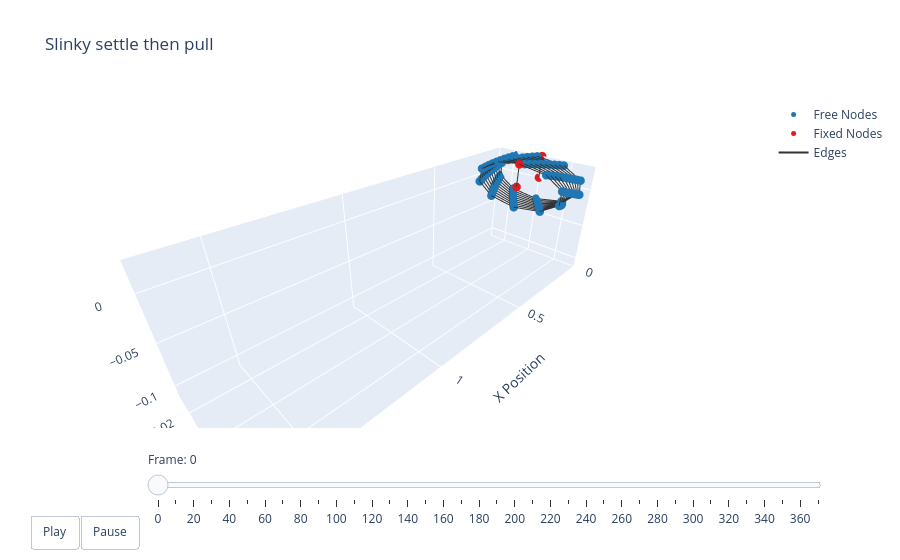

The code cell stored with this chart in its notebook:
### Code cell
options = dismech.AnimationOptions(title='Slinky settle then pull', plot_step=10)
fig = dismech.get_interactive_animation_plotly(robots[-1], t_arr, qs, options)
fig.show()

### Figure 1 — Plotly figure (JSON) as saved in the notebook; plotly's stock layout.template omitted (floating-point values rounded to 4 significant figures; data arrays with more than 128 entries replaced by an {"elided": "..."} marker saying what was removed)
{"data": [{"marker": {"color": "#1f78b4", "size": 5}, "mode": "markers", "name": "Free Nodes", "type": "scatter3d", "x": [0.00202, 0.00404, 0.006061, 0.008081, 0.0101, 0.01212, 0.01414, 0.01616, 0.01818, 0.0202, 0.02222, 0.02424, 0.02626, 0.02828, 0.0303, 0.03232, 0.03434, 0.03636, 0.03838, 0.0404, 0.04242, 0.04444, 0.04646, 0.04849, 0.05051, 0.05253, 0.05455, 0.05657, 0.05859, 0.06061, 0.06263, 0.06465, 0.06667, 0.06869, 0.07071, 0.07273, 0.07475, 0.07677, 0.07879, 0.08081, 0.08283, 0.08485, 0.08687, 0.08889, 0.09091, 0.09293, 0.09495, 0.09697, 0.09899, 0.101, 0.103, 0.1051, 0.1071, 0.1091, 0.1111, 0.1131, 0.1152, 0.1172, 0.1192, 0.1212, 0.1232, 0.1253, 0.1273, 0.1293, 0.1313, 0.1333, 0.1354, 0.1374, 0.1394, 0.1414, 0.1434, 0.1455, 0.1475, 0.1495, 0.1515, 0.1535, 0.1556, 0.1576, 0.1596, 0.1616, 0.1636, 0.1657, 0.1677, 0.1697, 0.1717, 0.1737, 0.1758, 0.1778, 0.1798, 0.1818, 0.1838, 0.1859, 0.1879, 0.1899, 0.1919, 0.1939, 0.196, 0.198], "y": [-0.01779, -0.02865, -0.02835, -0.01701, 0.000952, 0.01854, 0.02891, 0.02802, 0.01622, -0.001903, -0.01928, -0.02915, -0.02767, -0.01541, 0.002852, 0.02, 0.02936, 0.02729, 0.01459, -0.003798, -0.0207, -0.02954, -0.02688, -0.01375, 0.00474, 0.02138, 0.02969, 0.02644, 0.01289, -0.005678, -0.02204, -0.02982, -0.02598, -0.01203, 0.006609, 0.02267, 0.02991, 0.02549, 0.01115, -0.007534, -0.02328, -0.02997, -0.02498, -0.01026, 0.008452, 0.02387, 0.03, 0.02444, 0.009361, -0.009361, -0.02444, -0.03, -0.02387, -0.008452, 0.01026, 0.02498, 0.02997, 0.02328, 0.007534, -0.01115, -0.02549, -0.02991, -0.02267, -0.006609, 0.01203, 0.02598, 0.02982, 0.02204, 0.005678, -0.01289, -0.02644, -0.02969, -0.02138, -0.00474, 0.01375, 0.02688, 0.02954, 0.0207, 0.003798, -0.01459, -0.02729, -0.02936, -0.02, -0.002852, 0.01541, 0.02767, 0.02915, 0.01928, 0.001903, -0.01622, -0.02802, -0.02891, -0.01854, -0.000952, 0.01701, 0.02835, 0.02865, 0.01779], "z": [0.02416, 0.008908, -0.009812, -0.02471, -0.02999, -0.02358, -0.007994, 0.01071, 0.02524, 0.02994, 0.02298, 0.007073, -0.01159, -0.02574, -0.02986, -0.02236, -0.006144, 0.01246, 0.02621, 0.02976, 0.02171, 0.005209, -0.01332, -0.02667, -0.02962, -0.02104, -0.004269, 0.01417, 0.02709, 0.02946, 0.02036, 0.003325, -0.015, -0.02748, -0.02926, -0.01965, -0.002377, 0.01582, 0.02785, 0.02904, 0.01892, 0.001427, -0.01662, -0.02819, -0.02879, -0.01817, -0.000476, 0.0174, 0.0285, 0.0285, 0.0174, -0.000476, -0.01817, -0.02879, -0.02819, -0.01662, 0.001427, 0.01892, 0.02904, 0.02785, 0.01582, -0.002377, -0.01965, -0.02926, -0.02748, -0.015, 0.003325, 0.02036, 0.02946, 0.02709, 0.01417, -0.004269, -0.02104, -0.02962, -0.02667, -0.01332, 0.005209, 0.02171, 0.02976, 0.02621, 0.01246, -0.006144, -0.02236, -0.02986, -0.02574, -0.01159, 0.007073, 0.02298, 0.02994, 0.02524, 0.01071, -0.007994, -0.02358, -0.02999, -0.02471, -0.009812, 0.008908, 0.02416]}, {"marker": {"color": "#e31a1c", "size": 5}, "mode": "markers", "name": "Fixed Nodes", "type": "scatter3d", "x": [0.0, 0.0, 0.2, 0.2], "y": [0.0, 0.0, 0.0, 0.0], "z": [0.0, 0.03, 0.03, 0.0]}, {"line": {"color": "#333333", "width": 2}, "mode": "lines", "name": "Edges", "type": "scatter3d", "x": {"elided": "303 float values"}, "y": {"elided": "303 float values"}, "z": {"elided": "303 float values"}}, {"color": "rgba(166, 206, 227, 0.7)", "i": [], "j": [], "k": [], "name": "Faces", "opacity": 0.7, "showscale": false, "type": "mesh3d", "x": [0.0, 0.0, 0.00202, 0.00404, 0.006061, 0.008081, 0.0101, 0.01212, 0.01414, 0.01616, 0.01818, 0.0202, 0.02222, 0.02424, 0.02626, 0.02828, 0.0303, 0.03232, 0.03434, 0.03636, 0.03838, 0.0404, 0.04242, 0.04444, 0.04646, 0.04849, 0.05051, 0.05253, 0.05455, 0.05657, 0.05859, 0.06061, 0.06263, 0.06465, 0.06667, 0.06869, 0.07071, 0.07273, 0.07475, 0.07677, 0.07879, 0.08081, 0.08283, 0.08485, 0.08687, 0.08889, 0.09091, 0.09293, 0.09495, 0.09697, 0.09899, 0.101, 0.103, 0.1051, 0.1071, 0.1091, 0.1111, 0.1131, 0.1152, 0.1172, 0.1192, 0.1212, 0.1232, 0.1253, 0.1273, 0.1293, 0.1313, 0.1333, 0.1354, 0.1374, 0.1394, 0.1414, 0.1434, 0.1455, 0.1475, 0.1495, 0.1515, 0.1535, 0.1556, 0.1576, 0.1596, 0.1616, 0.1636, 0.1657, 0.1677, 0.1697, 0.1717, 0.1737, 0.1758, 0.1778, 0.1798, 0.1818, 0.1838, 0.1859, 0.1879, 0.1899, 0.1919, 0.1939, 0.196, 0.198, 0.2, 0.2], "y": [0.0, 0.0, -0.01779, -0.02865, -0.02835, -0.01701, 0.000952, 0.01854, 0.02891, 0.02802, 0.01622, -0.001903, -0.01928, -0.02915, -0.02767, -0.01541, 0.002852, 0.02, 0.02936, 0.02729, 0.01459, -0.003798, -0.0207, -0.02954, -0.02688, -0.01375, 0.00474, 0.02138, 0.02969, 0.02644, 0.01289, -0.005678, -0.02204, -0.02982, -0.02598, -0.01203, 0.006609, 0.02267, 0.02991, 0.02549, 0.01115, -0.007534, -0.02328, -0.02997, -0.02498, -0.01026, 0.008452, 0.02387, 0.03, 0.02444, 0.009361, -0.009361, -0.02444, -0.03, -0.02387, -0.008452, 0.01026, 0.02498, 0.02997, 0.02328, 0.007534, -0.01115, -0.02549, -0.02991, -0.02267, -0.006609, 0.01203, 0.02598, 0.02982, 0.02204, 0.005678, -0.01289, -0.02644, -0.02969, -0.02138, -0.00474, 0.01375, 0.02688, 0.02954, 0.0207, 0.003798, -0.01459, -0.02729, -0.02936, -0.02, -0.002852, 0.01541, 0.02767, 0.02915, 0.01928, 0.001903, -0.01622, -0.02802, -0.02891, -0.01854, -0.000952, 0.01701, 0.02835, 0.02865, 0.01779, 0.0, 0.0], "z": [0.0, 0.03, 0.02416, 0.008908, -0.009812, -0.02471, -0.02999, -0.02358, -0.007994, 0.01071, 0.02524, 0.02994, 0.02298, 0.007073, -0.01159, -0.02574, -0.02986, -0.02236, -0.006144, 0.01246, 0.02621, 0.02976, 0.02171, 0.005209, -0.01332, -0.02667, -0.02962, -0.02104, -0.004269, 0.01417, 0.02709, 0.02946, 0.02036, 0.003325, -0.015, -0.02748, -0.02926, -0.01965, -0.002377, 0.01582, 0.02785, 0.02904, 0.01892, 0.001427, -0.01662, -0.02819, -0.02879, -0.01817, -0.000476, 0.0174, 0.0285, 0.0285, 0.0174, -0.000476, -0.01817, -0.02879, -0.02819, -0.01662, 0.001427, 0.01892, 0.02904, 0.02785, 0.01582, -0.002377, -0.01965, -0.02926, -0.02748, -0.015, 0.003325, 0.02036, 0.02946, 0.02709, 0.01417, -0.004269, -0.02104, -0.02962, -0.02667, -0.01332, 0.005209, 0.02171, 0.02976, 0.02621, 0.01246, -0.006144, -0.02236, -0.02986, -0.02574, -0.01159, 0.007073, 0.02298, 0.02994, 0.02524, 0.01071, -0.007994, -0.02358, -0.02999, -0.02471, -0.009812, 0.008908, 0.02416, 0.03, 0.0]}], "layout": {"scene": {"camera": {"eye": {"x": 1.225, "y": 1.225, "z": 1.0}}, "xaxis": {"range": [-0.002479, 1.7], "title": {"text": "X Position"}}, "yaxis": {"range": [-0.03167, 0.03416], "title": {"text": "Y Position"}}, "zaxis": {"range": [-0.1137, 0.03], "title": {"text": "Z Position"}}}, "sliders": [{"currentvalue": {"prefix": "Frame: "}, "steps": [{"args": [["0"], {"frame": {"duration": 50, "redraw": true}, "mode": "immediate"}], "label": "0", "method": "animate"}, {"args": [["1"], {"frame": {"duration": 50, "redraw": true}, "mode": "immediate"}], "label": "10", "method": "animate"}, {"args": [["2"], {"frame": {"duration": 50, "redraw": true}, "mode": "immediate"}], "label": "20", "method": "animate"}, {"args": [["3"], {"frame": {"duration": 50, "redraw": true}, "mode": "immediate"}], "label": "30", "method": "animate"}, {"args": [["4"], {"frame": {"duration": 50, "redraw": true}, "mode": "immediate"}], "label": "40", "method": "animate"}, {"args": [["5"], {"frame": {"duration": 50, "redraw": true}, "mode": "immediate"}], "label": "50", "method": "animate"}, {"args": [["6"], {"frame": {"duration": 50, "redraw": true}, "mode": "immediate"}], "label": "60", "method": "animate"}, {"args": [["7"], {"frame": {"duration": 50, "redraw": true}, "mode": "immediate"}], "label": "70", "method": "animate"}, {"args": [["8"], {"frame": {"duration": 50, "redraw": true}, "mode": "immediate"}], "label": "80", "method": "animate"}, {"args": [["9"], {"frame": {"duration": 50, "redraw": true}, "mode": "immediate"}], "label": "90", "method": "animate"}, {"args": [["10"], {"frame": {"duration": 50, "redraw": true}, "mode": "immediate"}], "label": "100", "method": "animate"}, {"args": [["11"], {"frame": {"duration": 50, "redraw": true}, "mode": "immediate"}], "label": "110", "method": "animate"}, {"args": [["12"], {"frame": {"duration": 50, "redraw": true}, "mode": "immediate"}], "label": "120", "method": "animate"}, {"args": [["13"], {"frame": {"duration": 50, "redraw": true}, "mode": "immediate"}], "label": "130", "method": "animate"}, {"args": [["14"], {"frame": {"duration": 50, "redraw": true}, "mode": "immediate"}], "label": "140", "method": "animate"}, {"args": [["15"], {"frame": {"duration": 50, "redraw": true}, "mode": "immediate"}], "label": "150", "method": "animate"}, {"args": [["16"], {"frame": {"duration": 50, "redraw": true}, "mode": "immediate"}], "label": "160", "method": "animate"}, {"args": [["17"], {"frame": {"duration": 50, "redraw": true}, "mode": "immediate"}], "label": "170", "method": "animate"}, {"args": [["18"], {"frame": {"duration": 50, "redraw": true}, "mode": "immediate"}], "label": "180", "method": "animate"}, {"args": [["19"], {"frame": {"duration": 50, "redraw": true}, "mode": "immediate"}], "label": "190", "method": "animate"}, {"args": [["20"], {"frame": {"duration": 50, "redraw": true}, "mode": "immediate"}], "label": "200", "method": "animate"}, {"args": [["21"], {"frame": {"duration": 50, "redraw": true}, "mode": "immediate"}], "label": "210", "method": "animate"}, {"args": [["22"], {"frame": {"duration": 50, "redraw": true}, "mode": "immediate"}], "label": "220", "method": "animate"}, {"args": [["23"], {"frame": {"duration": 50, "redraw": true}, "mode": "immediate"}], "label": "230", "method": "animate"}, {"args": [["24"], {"frame": {"duration": 50, "redraw": true}, "mode": "immediate"}], "label": "240", "method": "animate"}, {"args": [["25"], {"frame": {"duration": 50, "redraw": true}, "mode": "immediate"}], "label": "250", "method": "animate"}, {"args": [["26"], {"frame": {"duration": 50, "redraw": true}, "mode": "immediate"}], "label": "260", "method": "animate"}, {"args": [["27"], {"frame": {"duration": 50, "redraw": true}, "mode": "immediate"}], "label": "270", "method": "animate"}, {"args": [["28"], {"frame": {"duration": 50, "redraw": true}, "mode": "immediate"}], "label": "280", "method": "animate"}, {"args": [["29"], {"frame": {"duration": 50, "redraw": true}, "mode": "immediate"}], "label": "290", "method": "animate"}, {"args": [["30"], {"frame": {"duration": 50, "redraw": true}, "mode": "immediate"}], "label": "300", "method": "animate"}, {"args": [["31"], {"frame": {"duration": 50, "redraw": true}, "mode": "immediate"}], "label": "310", "method": "animate"}, {"args": [["32"], {"frame": {"duration": 50, "redraw": true}, "mode": "immediate"}], "label": "320", "method": "animate"}, {"args": [["33"], {"frame": {"duration": 50, "redraw": true}, "mode": "immediate"}], "label": "330", "method": "animate"}, {"args": [["34"], {"frame": {"duration": 50, "redraw": true}, "mode": "immediate"}], "label": "340", "method": "animate"}, {"args": [["35"], {"frame": {"duration": 50, "redraw": true}, "mode": "immediate"}], "label": "350", "method": "animate"}, {"args": [["36"], {"frame": {"duration": 50, "redraw": true}, "mode": "immediate"}], "label": "360", "method": "animate"}, {"args": [["37"], {"frame": {"duration": 50, "redraw": true}, "mode": "immediate"}], "label": "370", "method": "animate"}], "transition": {"duration": 0}, "x": 0.1, "y": 0}], "title": {"text": "Slinky settle then pull"}, "updatemenus": [{"buttons": [{"args": [null, {"frame": {"duration": 50, "redraw": true}, "fromcurrent": true}], "label": "Play", "method": "animate"}, {"args": [[null], {"frame": {"duration": 0, "redraw": true}, "mode": "immediate"}], "label": "Pause", "method": "animate"}], "direction": "left", "pad": {"r": 10, "t": 87}, "showactive": false, "type": "buttons", "x": 0.1, "xanchor": "right", "y": 0, "yanchor": "top"}]}}
